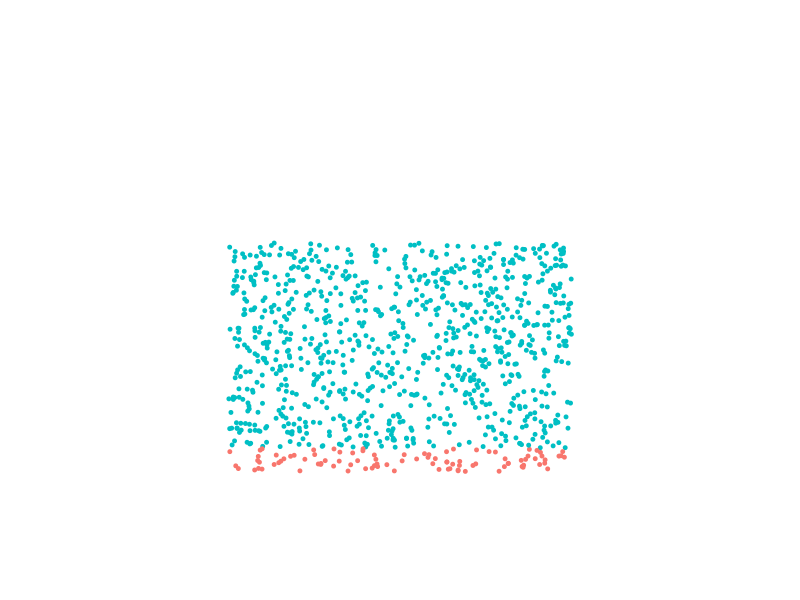
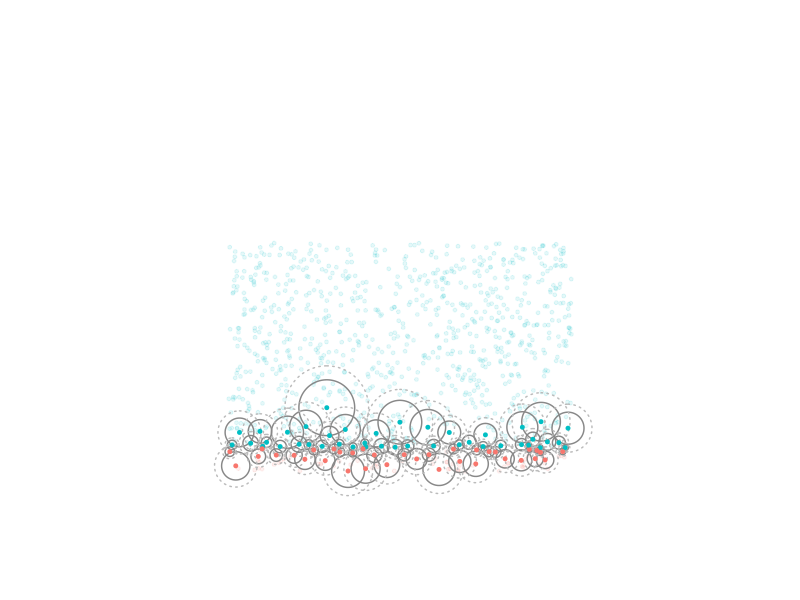
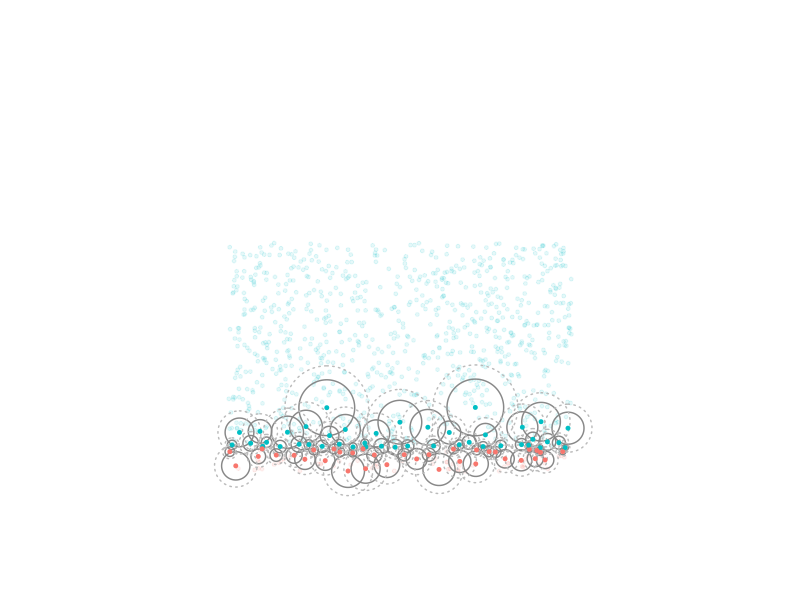
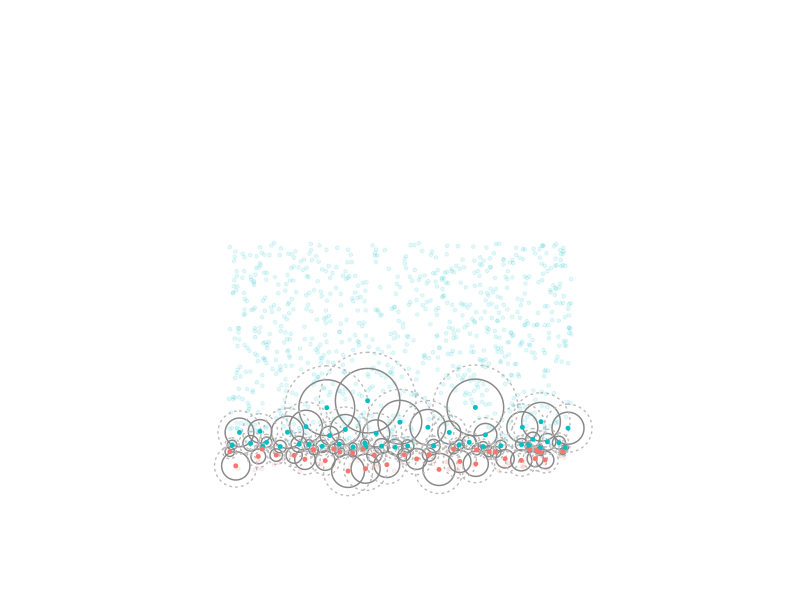
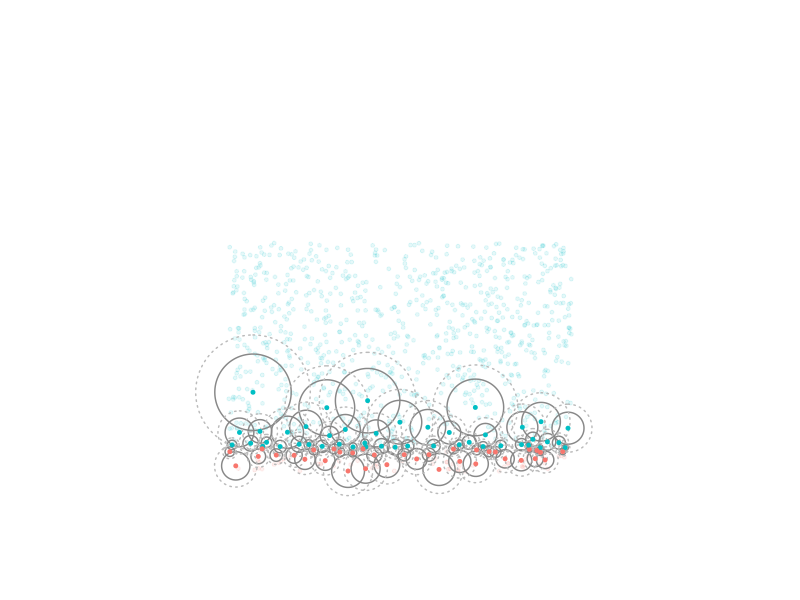
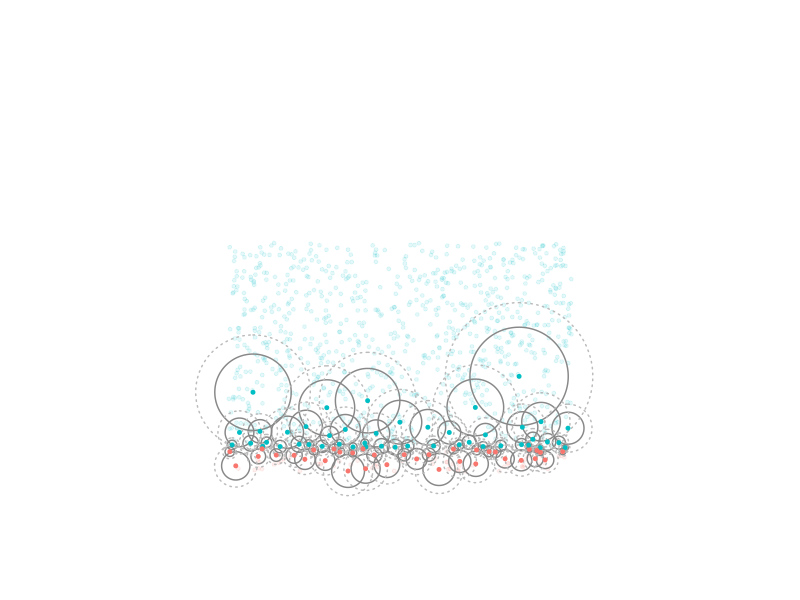
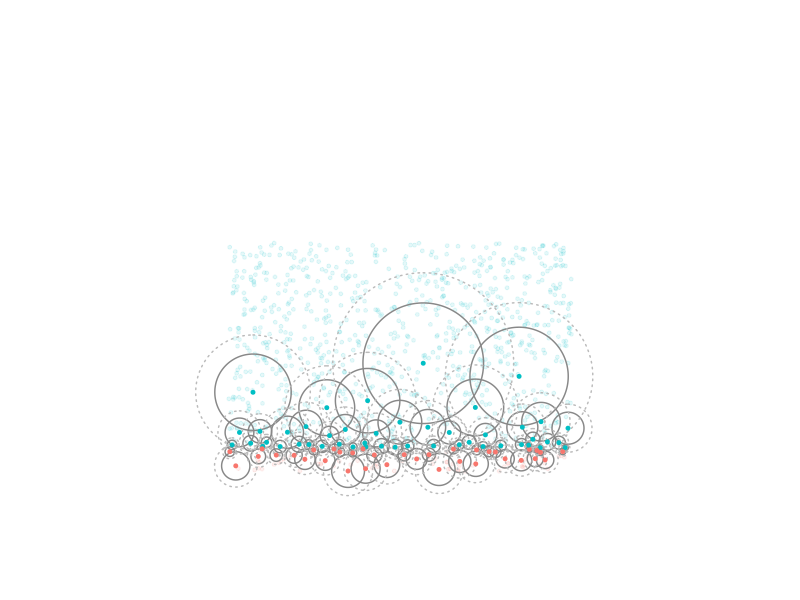
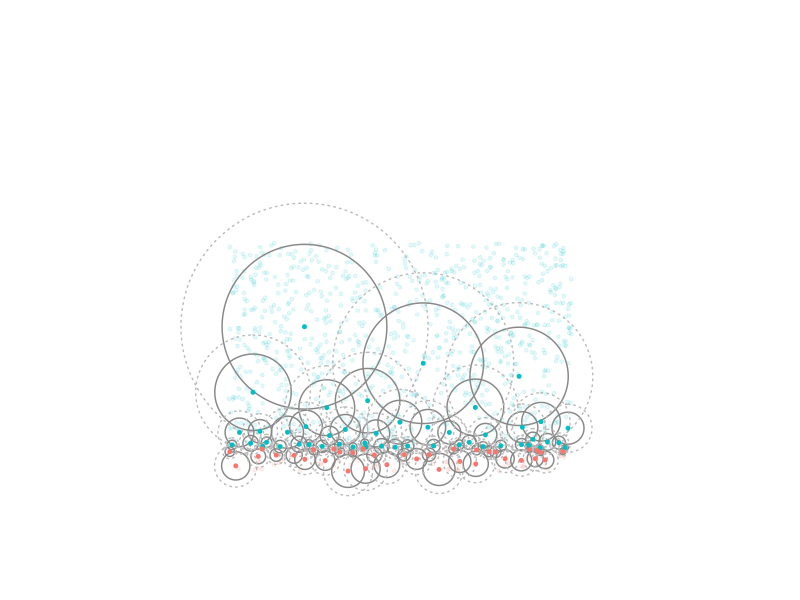

Recreate these plots in R, in order.
library(ggplot2)
library(ggforce)

r = read.table(file="data.txt", header=FALSE, skip=2, col.names=c("fcv","x","y","cls"))
r$cls = factor(r$cls)

sel = read.csv(file="sel05.csv")
sel$ind = 1 + sel$ind

format_plot <- function(p) {
  p <- p + theme_void() +
    coord_fixed(xlim=c(-1,2.5), ylim=c(-0.5,2), expand=FALSE) +
    scale_colour_manual(values = c("0"="#F8766D", "1"="#00BFC4", "2"="#888888", "3"="#BBBBBB")) +
    scale_linetype_manual(values = c("1"="solid", "2"="dotted")) +
    theme(legend.position="none")
  return(p)
}

plotSelAMSS <- function(num) {
  
  fname = paste("img/sel-", num, ".pdf", sep="")
  if (num==85) {
    sel = data.frame(ind=c(1+813, sel$ind), dne=c(0.374269, sel$dne))
    num = 82
  }
  
  rs = data.frame(
    x = r$x[sel$ind[1:num]],
    y = r$y[sel$ind[1:num]],
    cls = r$cls[sel$ind[1:num]],
    dne = sel$dne[1:num],
    rad = sel$dne[1:num] / 1.5
  )
  
  p <- ggplot(rs) +
    #Points & Balls
    geom_point(size=1, aes(x=x, y=y, colour=cls), data=r, alpha=0.1) +
    geom_circle(aes(x0=x, y0=y, r=rad, linetype="1", color="2")) +
    geom_circle(aes(x0=x, y0=y, r=dne, linetype="2", color="3")) +
    geom_point(size=1, aes(x=x, y=y, colour=cls))
  p <- format_plot(p)
  
  ggsave(fname, device="pdf", width=28, height=20, units="cm")
}

p <- format_plot(ggplot(r) + geom_point(size=1, aes(x=x, y=y, colour=cls)))
ggsave("img/data.pdf", device="pdf", width=28, height=20, units="cm")

for (lim in 77:85) {
  plotSelAMSS(lim)
}